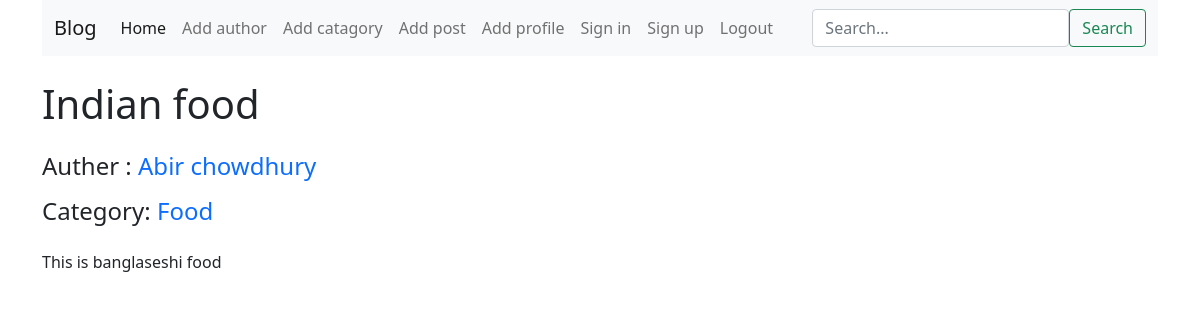
Before: /post/single/1 with the older database file.
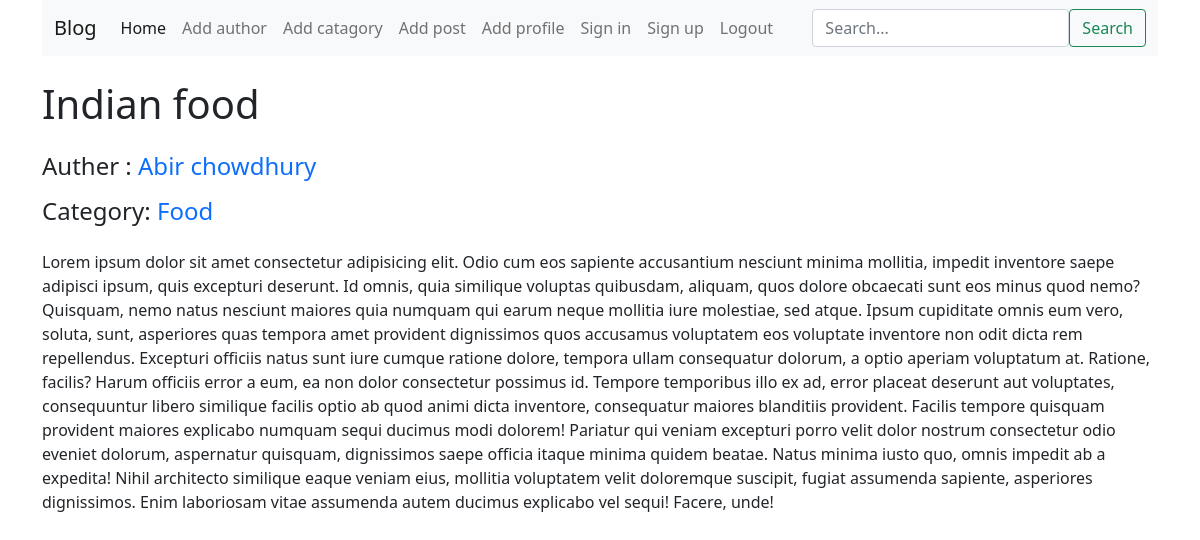
After: the same page with the newer database file.
### posts/models.py (models this page shows, shortened)
class Post(models.Model):
    title = models.CharField(max_length=50)
    content = models.TextField()
    category = models.ManyToManyField(Category)
    author = models.ForeignKey(Author, on_delete=models.CASCADE)

### author/models.py (models this page shows, shortened)
class Author(models.Model):
    name = models.CharField(max_length=50)
    bio = models.TextField()
    phone_number = models.CharField(max_length=12)

### posts/views.py (the view)
# urls.py: path('single/<int:post_id>', views.single_post, name="single_post"), # update posts
def single_post(request, post_id):
    post = Post.objects.get(pk=post_id)
    context= {
        "post": post
    }
    return render(request, "single_post.html",context)

### blogProject/forms.py
class SearchForm(forms.Form):
    query = forms.CharField(
        label='',
        max_length=100,
        widget=forms.TextInput(attrs={
            'class': 'form-control ',
            'placeholder': 'Search...'
        })
    )

### blogProject/context_processors.py (called while the page is built)
def search_form(request):
    search_form = SearchForm()
    return {'SearchForm': search_form}

### posts/templates/single_post.html (shortened to what this page needs)
{% extends 'base.html' %}
{% block content %}
  {% load crispy_forms_tags %}
  <h1 class="mt-4 mb-4">{{ post.title }}</h1>
  <h4 class="mt-3 mb-3">Auther : <span class="text-primary"> {{ post.author.name.capitalize }}</span></h4>
  <h4 class="mt-3 mb-3">
    Category:{% for category in post.category.all %}
      <span class="text-primary">{{ category.name.capitalize }}{% if not forloop.last %}, {% endif %}</span>
    {% endfor %}
  </h4>
  <p class="mt-4 mb-4 text-justify">{{ post.content }}</p>
{% endblock %}

Changed rows visible on the page:
changed Post "Indian food": content "This is banglaseshi food" → "Lorem ipsum dolor sit amet consectetur adipisicing elit. Odio cum eos sapiente accusantium nesciunt minima mollitia, impedit inventore saepe adipisci ipsum, quis excepturi deserunt. Id omnis, quia similique voluptas quibusdam, aliquam, quos dolore obcaecati sunt eos minus quod nemo? Quisquam, nemo natus nesciunt maiores quia numquam qui earum neque mollitia iure molestiae, sed atque. Ipsum cupiditate omnis eum vero, soluta, sunt, asperiores quas tempora amet provident dignissimos quos accusamus voluptatem eos voluptate inventore non odit dicta rem repellendus. Excepturi officiis natus sunt iure cumque ratione dolore, tempora ullam consequatur dolorum, a optio aperiam voluptatum at. Ratione,…"
